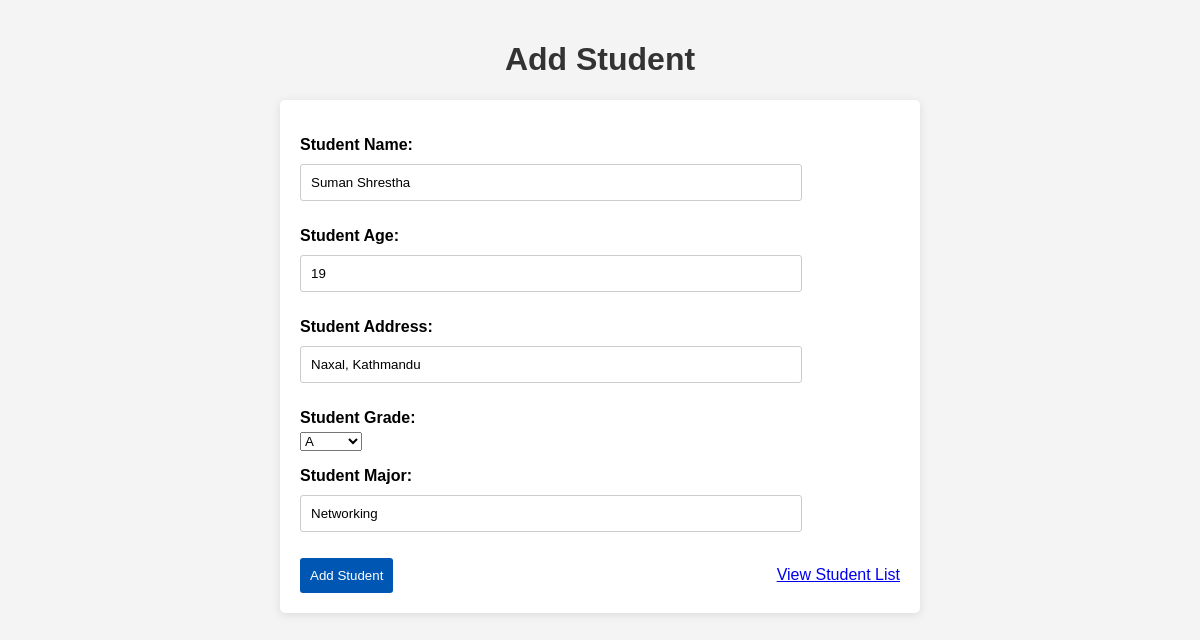
The app's page /students/students/1/update/ with its own data.
### student/models.py (models this page shows, shortened)
class Student(models.Model):
    unique_id = models.UUIDField(default=uuid.uuid4, editable=False, unique=True)  # Unique ID for each student
    GRADE_CHOICES = [
        ('A', 'A'),
        ('B', 'B'),
        ('C', 'C'),
        ('D', 'D'),
        ('F', 'F'),
    ]
    name = models.CharField(
        max_length=100,
        verbose_name="Student Name",
        validators=[validate_name]  # Validation for name
    )  # Student's name (required)
    age = models.IntegerField(
        verbose_name="Student Age",
        validators=[validate_age]  # Validation for age
    )  # Student's age (required)
    address = models.CharField(
        max_length=255,
        verbose_name="Student Address",
        validators=[validate_address]  # Validation for address
    )  # Student's address (required)
    grade = models.CharField(
        max_length=1,
        choices=GRADE_CHOICES,
        blank=True,
        null=True,
        verbose_name="Student Grade"
    )  # Student's grade (optional)
    major = models.CharField(
        max_length=100,
        blank=True,
        null=True,
        verbose_name="Student Major",
        validators=[validate_major]  # Validation for major
    )  # Student's major (optional)

### student/views.py (the view, shortened to what this page needs)
# urls.py: path('students/<int:pk>/update/', student_form_view, name='student_update'),  # View for updating a student
def student_form_view(request, pk=None):
    if pk:
        student = get_object_or_404(Student, pk=pk)
        form = StudentForm(instance=student)
        action = 'Update'
    else:
        form = StudentForm()
        action = 'Add'
    return render(request, 'student/student_form.html', {'form': form, 'action': action})

### student/forms.py
class StudentForm(forms.ModelForm):
    class Meta:
        model = Student
        fields = ['name', 'age', 'address', 'grade', 'major']

### student/templates/student/student_form.html (shortened to what this page needs)
{% load static %}
<!DOCTYPE html>
<html lang="en">
  <head>
    <link rel="stylesheet" href="{% static 'css/style.css' %}" />
  </head>
  <body>
    <div>
      <h1>Add Student</h1>
      <form method="POST">
        {% csrf_token %} {{ form.as_p }}
        <div class="form-actions">
          <button type="submit" class="add-student-button">Add Student</button>
          <a href="{% url 'student_list_view' %}" class="view-student-link"
            >View Student List</a
          >
        </div>
      </form>
    </div>
  </body>
</html>

### student/static/css/style.css (style rules this page uses)
body { font-family: Arial, sans-serif; background-color: #f4f4f4; margin: 0; padding: 20px; }
h1 { text-align: center; color: #333; }
form { background: #fff; padding: 20px; border-radius: 5px; box-shadow: 0 2px 10px rgba(0, 0, 0, 0.1); max-width: 600px; margin: 0 auto; }
label { display: block; margin: 10px 0 5px; font-weight: bold; }
input[type="text"], input[type="number"] { width: 80%; padding: 10px; margin: 5px 0 10px; border: 1px solid #ccc; border-radius: 3px; }
button { background-color: #0056b3; color: white; border: none; padding: 10px; border-radius: 3px; cursor: pointer; }
.form-actions { display: flex; justify-content: space-between; align-items: center; margin-top: 10px; }
.view-student-link { margin-left: 10px; }

### records on screen
Student: name "Suman Shrestha", age "19", address "Naxal, Kathmandu", grade "A", major "Networking"
